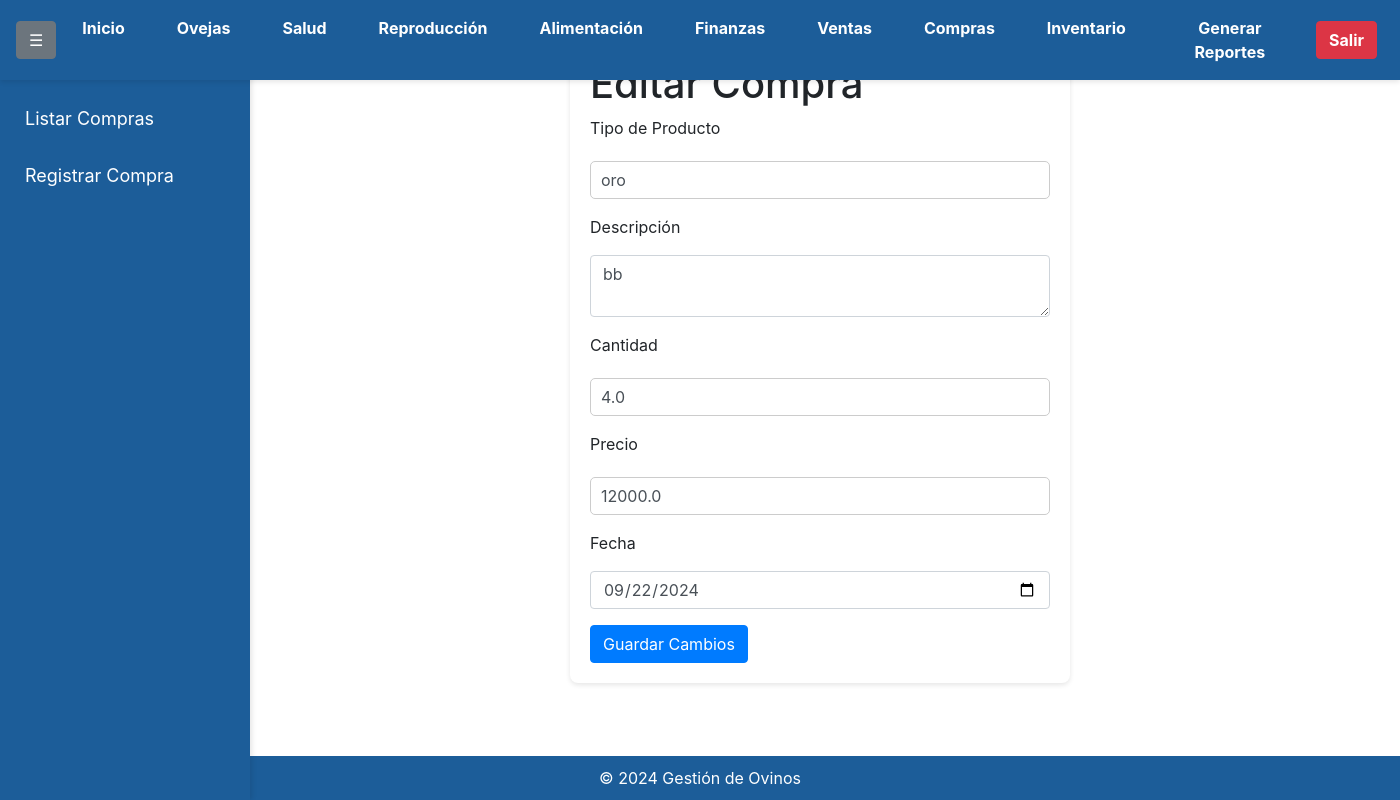
/editar_compra/1 (signed in), run on the app's committed database.
### app/models.py (models this page shows)
class Compra(db.Model):
    id = db.Column(db.Integer, primary_key=True)
    tipo_producto = db.Column(db.String(50), nullable=False)
    descripcion = db.Column(db.Text, nullable=False)
    cantidad = db.Column(db.Float, nullable=False)
    precio = db.Column(db.Float, nullable=False)
    fecha = db.Column(db.Date, nullable=False)
    user_id = db.Column(db.Integer, db.ForeignKey('user.id'), nullable=False)
    user = db.relationship('User', backref='compras')

### app/routes.py (the view, shortened to what this page needs)
@app.route('/editar_compra/<int:id>', methods=['GET', 'POST'])
@login_required
def editar_compra(id):
    compra = Compra.query.filter_by(id=id, user_id=current_user.id).first_or_404()
    form = CompraForm(obj=compra)
    return render_template('editar_compra.html', form=form, compra=compra)

### app/forms.py
class CompraForm(FlaskForm):
    tipo_producto = StringField('Tipo de Producto', validators=[DataRequired()])
    descripcion = TextAreaField('Descripción', validators=[DataRequired()])
    cantidad = FloatField('Cantidad', validators=[DataRequired()])
    precio = FloatField('Precio', validators=[DataRequired()])
    fecha = DateField('Fecha', format='%Y-%m-%d', validators=[DataRequired()])
    submit = SubmitField('Guardar')

### app/__init__.py (called while the page is built)
@login_manager.user_loader
def load_user(user_id):
    return User.query.get(int(user_id))

### app/templates/editar_compra.html (shortened to what this page needs)
<!DOCTYPE html>
<html lang="es">
<head>
    <link rel="stylesheet" href="{{ url_for('static', filename='styles.css') }}">
    <link rel="stylesheet" href="https://maxcdn.bootstrapcdn.com/bootstrap/4.5.2/css/bootstrap.min.css">
</head>
<body>
    <nav class="navbar navbar-expand-lg navbar-light">
        <div class="collapse navbar-collapse" id="navbarNav">
            <button class="btn btn-secondary ml-2" id="toggleSidebar">☰</button>
            <ul class="navbar-nav mr-auto">
                <li class="nav-item">
                    <a class="nav-link text-white" href="{{ url_for('index') }}">Inicio</a>
                </li>
                <li class="nav-item">
                    <a class="nav-link text-white" href="{{ url_for('oveja') }}">Ovejas</a>
                </li>
                <li class="nav-item">
                    <a class="nav-link text-white" href="{{ url_for('salud') }}">Salud</a>
                </li>
                <li class="nav-item">
                    <a class="nav-link text-white" href="{{ url_for('reproduccion') }}">Reproducción</a>
                </li>
                <li class="nav-item">
                    <a class="nav-link text-white" href="{{ url_for('alimentacion') }}">Alimentación</a>
                </li>
                <li class="nav-item">
                    <a class="nav-link text-white" href="{{ url_for('finanzas') }}">Finanzas</a>
                </li>
                <li class="nav-item">
                    <a class="nav-link text-white" href="{{ url_for('venta') }}">Ventas</a>
                </li>
                <li class="nav-item">
                    <a class="nav-link text-white" href="{{ url_for('compra') }}">Compras</a>
                </li>
                <li class="nav-item">
                    <a class="nav-link text-white" href="{{ url_for('inventario') }}">Inventario</a>
                </li>
                <li class="nav-item">
                    <a class="nav-link text-white" href="{{ url_for('reportes_view') }}">Generar Reportes</a>
                </li>
            </ul>
            <a href="{{ url_for('logout') }}" class="btn btn-danger ml-2">Salir</a>
        </div>
    </nav>
    <div class="sidebar" id="sidebar">
        <ul class="nav flex-column">
            <li class="nav-item">
                <a class="nav-link text-white" href="{{ url_for('listar_compra') }}">Listar Compras</a>
            </li>
            <li class="nav-item">
                <a class="nav-link text-white" href="{{ url_for('registrar_compra') }}">Registrar Compra</a>
            </li>
        </ul>
    </div>
    <div class="container mt-3">
        <form method="POST" action="{{ url_for('editar_compra', id=compra.id) }}">
            <div class="form-group">
                <h1>Editar Compra</h1>
                <label for="tipo_producto">{{ form.tipo_producto.label }}</label>
                {{ form.tipo_producto(class="form-control", size=32) }}
            </div>
            <div class="form-group">
                <label for="descripcion">{{ form.descripcion.label }}</label>
                {{ form.descripcion(class="form-control") }}
            </div>
            <div class="form-group">
                <label for="cantidad">{{ form.cantidad.label }}</label>
                {{ form.cantidad(class="form-control", size=32) }}
            </div>
            <div class="form-group">
                <label for="precio">{{ form.precio.label }}</label>
                {{ form.precio(class="form-control") }}
            </div>
            <div class="form-group">
                <label for="fecha">{{ form.fecha.label }}</label>
                {{ form.fecha(class="form-control") }}
            </div>
            <button type="submit" class="btn btn-primary">Guardar Cambios</button>
        </form>
    </div>
    <footer class="text-center mt-4">
        &copy; 2024 Gestión de Ovinos
    </footer>
</body>
</html>

### app/static/styles.css (style rules this page uses)
body { font-family: 'Arial', sans-serif; background-color: #f0f2f5; color: #333; margin: 0; padding: 0; padding-top: 20px; }
.navbar { background-color: #1c5d99; padding: 10px 20px; text-align: center; box-shadow: 0 2px 5px rgba(0, 0, 0, 0.1); position: fixed; top: 0; left: 0; width: 100%; z-index: 1000; }
.navbar a { color: #ffffff; text-decoration: none; margin: 0 15px; font-weight: bold; }
.sidebar { height: calc(100vh - 35px); width: 250px; position: fixed; top: 35px; right: 0; background-color: #1c5d99; padding-top: 20px; box-shadow: 2px 0 5px rgba(0, 0, 0, 0.1); overflow-y: auto; z-index: 900; }
.sidebar a { padding: 15px 25px; text-decoration: none; font-size: 18px; color: #ffffff; display: block; transition: 0.3s; }
form { max-width: 500px; margin: 20px auto; padding: 20px; background-color: #ffffff; border-radius: 8px; box-shadow: 0 2px 5px rgba(0, 0, 0, 0.1); }
input[type="text"], input[type="number"], input[type="email"], input[type="password"], select, textarea { width: 100%; padding: 10px; margin: 5px 0; border: 1px solid #ccc; border-radius: 5px; box-sizing: border-box; }
.btn { display: inline-block; padding: 10px 15px; background-color: #1c5d99; color: white; text-decoration: none; border-radius: 5px; font-weight: bold; text-align: center; }
footer { background-color: #1c5d99; color: white; text-align: center; padding: 10px; position: fixed; bottom: 0; width: calc(100%); right: 0; z-index: 850; }

### app/templates/editar_compra.html (style rules this page uses)
.sidebar { height: calc(100% - 70px); width: 250px; position: fixed; top: 70px; left: 0; background-color: #1c5d99; transition: margin-left 0.3s; }
.container { margin-left: 250px; transition: margin-left 0.3s; }
.navbar { padding: 0.5rem 0.5rem; position: fixed; width: 100%; z-index: 1000; background-color: #1c5d99; }
.navbar-nav .nav-item { margin: 0 3px; }

### data on the page
Compra: tipo_producto "oro", descripcion "bb", cantidad "4.0", precio "12000.0", fecha "09/22/2024"
